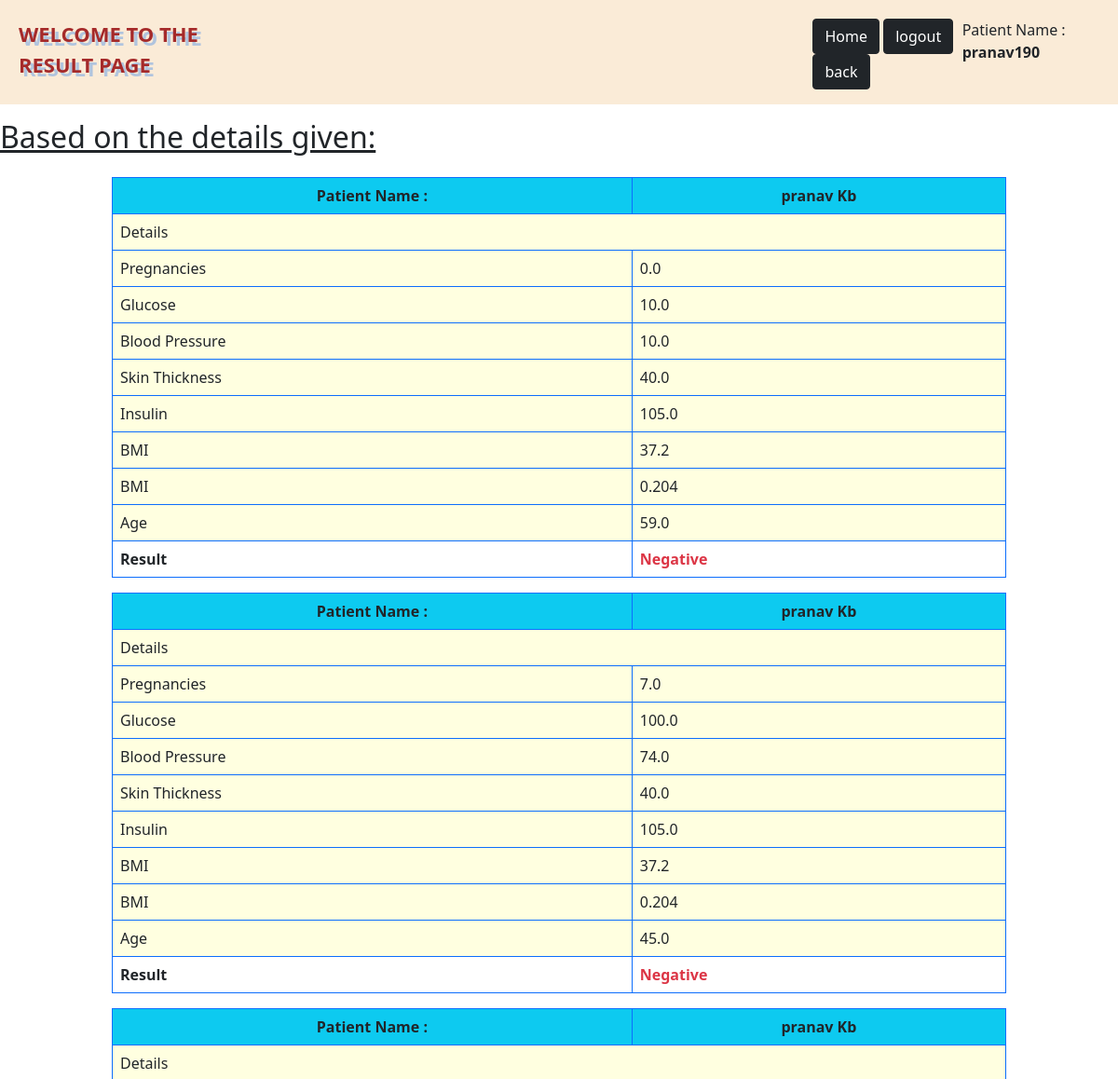
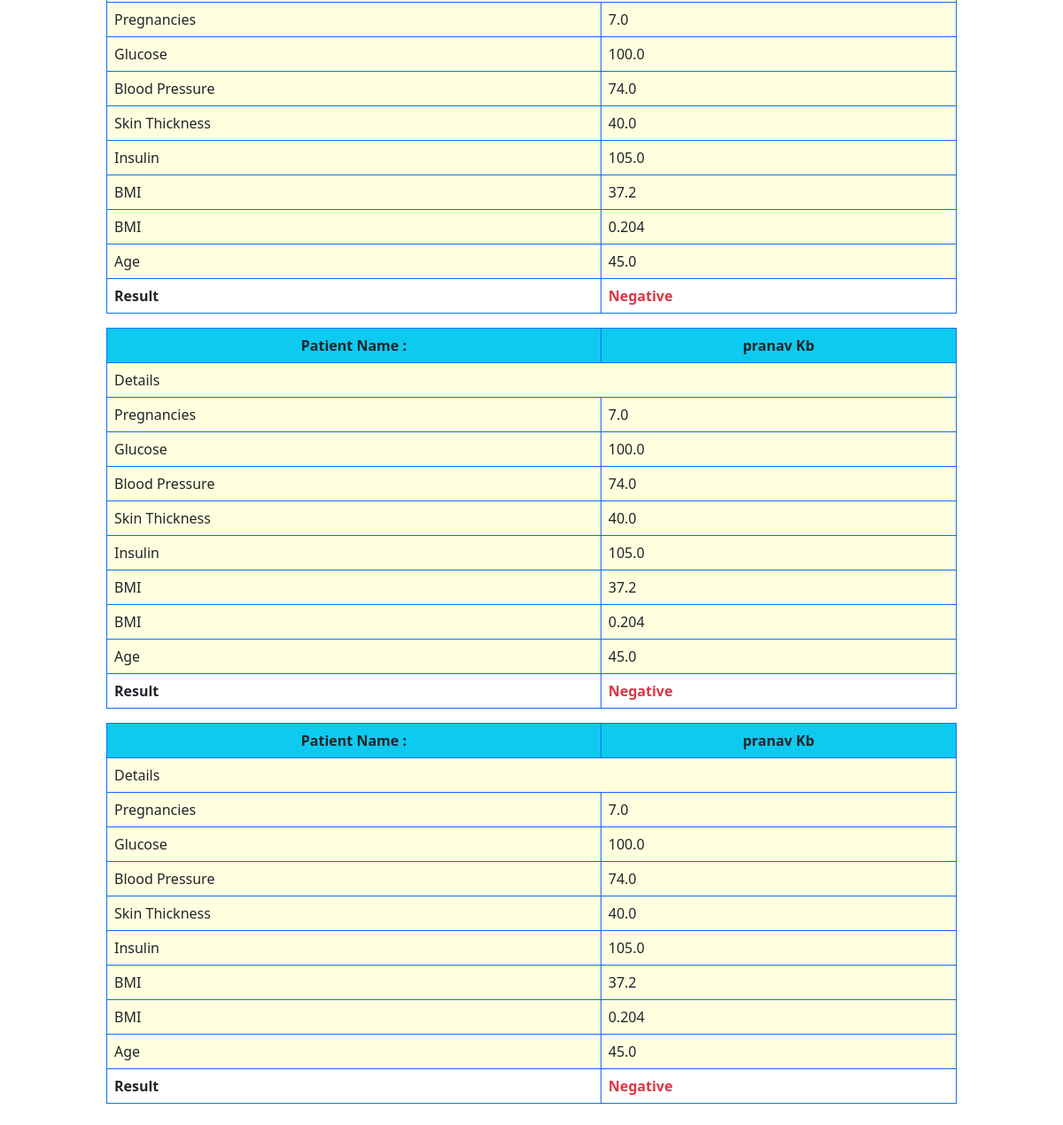
Screenshot of /result (signed in) with the database file from the repository (2 pictures, top to bottom).
### App/models.py (models this page shows)
class patient_data(models.Model):
    user=models.ForeignKey(User,on_delete=models.CASCADE,null=True,blank=True)
    Pregnancies=models.CharField(max_length=50)
    GLucose=models.CharField(max_length=50)
    Blood_Pressure=models.CharField(max_length=50)
    Skin_Thickness=models.CharField(max_length=50)
    Insulin=models.CharField(max_length=50)
    BMI=models.CharField(max_length=50)
    DPF=models.CharField(max_length=50)
    Age=models.CharField(max_length=50)
    Result=models.CharField(max_length=50)

### App/views.py (the view)
# urls.py: path('result',views.result,name='result')
def result(request):
    user=request.user
    data = patient_data.objects.filter(user=user).order_by('-id')[:5]
    print(data)
    return render(request,'results.html',{'data':data})

### templates/results.html (shortened to what this page needs)
{% load static %}
<html lang="en">
<body>
<div
        style="
        display: flex;
        justify-content: space-between;
        background-color: antiquewhite;
        padding-top:20px;
      "
        class="sticky-top"
>
  <div
          style="
          text-transform: uppercase;
          font-weight: bolder;
          text-shadow: 4px 4px lightsteelblue;
          color: brown;
          margin-left: 20px;
          font-size: 22px;
        "
  >
    Welcome to the Result page
  </div>
  <p class="p">
    <a class='btn btn-dark' href="index">Home</a>
    <a class='btn btn-dark' href="logout">logout</a>
    <a class='btn btn-dark' href="inspection">back</a>
  </p>
  <p style="margin-right: 20px">
    Patient Name : <strong>{{user.username}}</strong>
  </p>
</div >
{% if data %}
<h2  class="mt-3"><u class="text-dark">Based on the details given:</u></h2>
<div style="margin: 2% 10%">
  {% for patient in data %}
  <table class="table table-bordered border-primary">
    <tr class="bg-info">
      <td class="text-center fw-bold">Patient Name :</td>
      <td class="text-center fw-bold">{{user.first_name}} {{user.last_name}}</td>
    </tr>
    <tbody>
    <tr class="d">
      <td colspan="2">Details</td>
    </tr>
    <tr class="d">
      <td>Pregnancies</td>
      <td>{{patient.Pregnancies}}</td>
    </tr>
    <tr class="d">
      <td>Glucose</td>
      <td>{{patient.GLucose}}</td>
    </tr>
    <tr class="d">
      <td>Blood Pressure</td>
      <td>{{patient.Blood_Pressure}}</td>
    </tr>
    <tr class="d">
      <td>Skin Thickness</td>
      <td>{{patient.Skin_Thickness}}</td>
    </tr>
    <tr class="d">
      <td>Insulin</td>
      <td>{{patient.Insulin}}</td>
    </tr>
    <tr class="d">
      <td>BMI</td>
      <td>{{patient.BMI}}</td>
    </tr>
    <tr class="d">
      <td>BMI</td>
      <td>{{patient.DPF}}</td>
    </tr>
    <tr class="d">
      <td>Age</td>
      <td>{{patient.Age}}</td>
    </tr>
    <tr class="fw-bolder">
      <td>Result</td>
      <td class="text-danger active">{{patient.Result}}</td>
    </tr>
    </tbody>
  </table>
  {% endfor %}
  {% else %}
  <div style="text-align:center;">
    <div class="display-5 text-primary">
      No Data 404
    </div>
  </div>
  {% endif %}
</div>
</body>
<head>
    <link
      href="https://cdn.jsdelivr.net/npm/bootstrap@5.0.2/dist/css/bootstrap.min.css"
      rel="stylesheet"
    />
  </head>
</html>

### templates/results.html (style rules this page uses)
.d { background-color: lightyellow; }
.p { margin-left:50%; }

### rows the page displays
patient_data: Pregnancies "0.0", GLucose "10.0", Blood_Pressure "10.0", Skin_Thickness "40.0", Insulin "105.0", BMI "37.2", DPF "0.204", Age "59.0", Result "Negative"
patient_data: Pregnancies "7.0", GLucose "100.0", Blood_Pressure "74.0", Skin_Thickness "40.0", Insulin "105.0", BMI "37.2", DPF "0.204", Age "45.0", Result "Negative"
patient_data: Pregnancies "7.0", GLucose "100.0", Blood_Pressure "74.0", Skin_Thickness "40.0", Insulin "105.0", BMI "37.2", DPF "0.204", Age "45.0", Result "Negative"
patient_data: Pregnancies "7.0", GLucose "100.0", Blood_Pressure "74.0", Skin_Thickness "40.0", Insulin "105.0", BMI "37.2", DPF "0.204", Age "45.0", Result "Negative"
patient_data: Pregnancies "7.0", GLucose "100.0", Blood_Pressure "74.0", Skin_Thickness "40.0", Insulin "105.0", BMI "37.2", DPF "0.204", Age "45.0", Result "Negative"

### other values shown
{{ user.username }} "pranav190"
{{ user.first_name }} "pranav"
{{ user.last_name }} "Kb"
